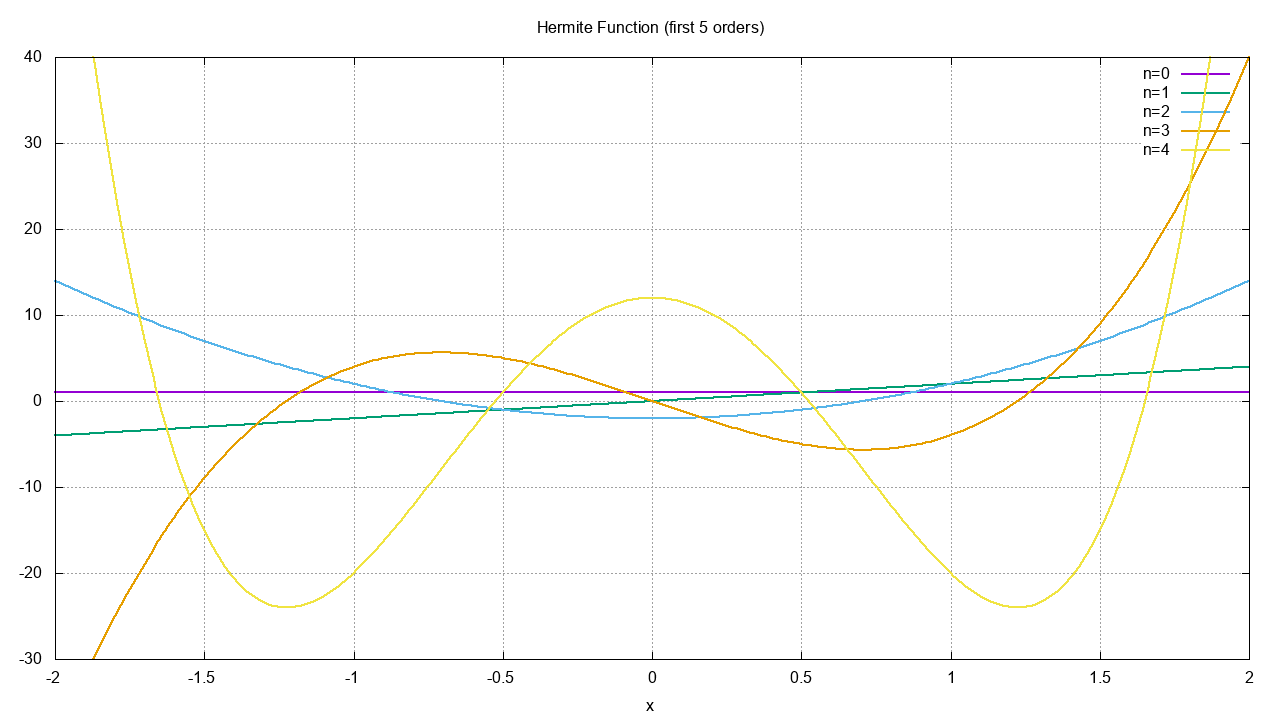

gnuplot code for this plot:
set grid

set yrange [-30:40]
set xrange [-2:2]
set xlabel "x"
set title "Hermite Function (first 5 orders)"

set terminal png size 1280,720
set output "Function4.png"
plot "Function4.dat" u 1:(column("n=0")) w l lw 2, "" u 1:(column("n=1")) w l lw 2, "" u 1:(column("n=2")) w l lw 2, "" u 1:(column("n=3")) w l lw 2, "" u 1:(column("n=4")) w l lw 2

set terminal wxt background '#00222222'
plot "Function4.dat" u 1:(column("n=0")) w l lw 2, "" u 1:(column("n=1")) w l lw 2, "" u 1:(column("n=2")) w l lw 2, "" u 1:(column("n=3")) w l lw 2, "" u 1:(column("n=4")) w l lw 2
